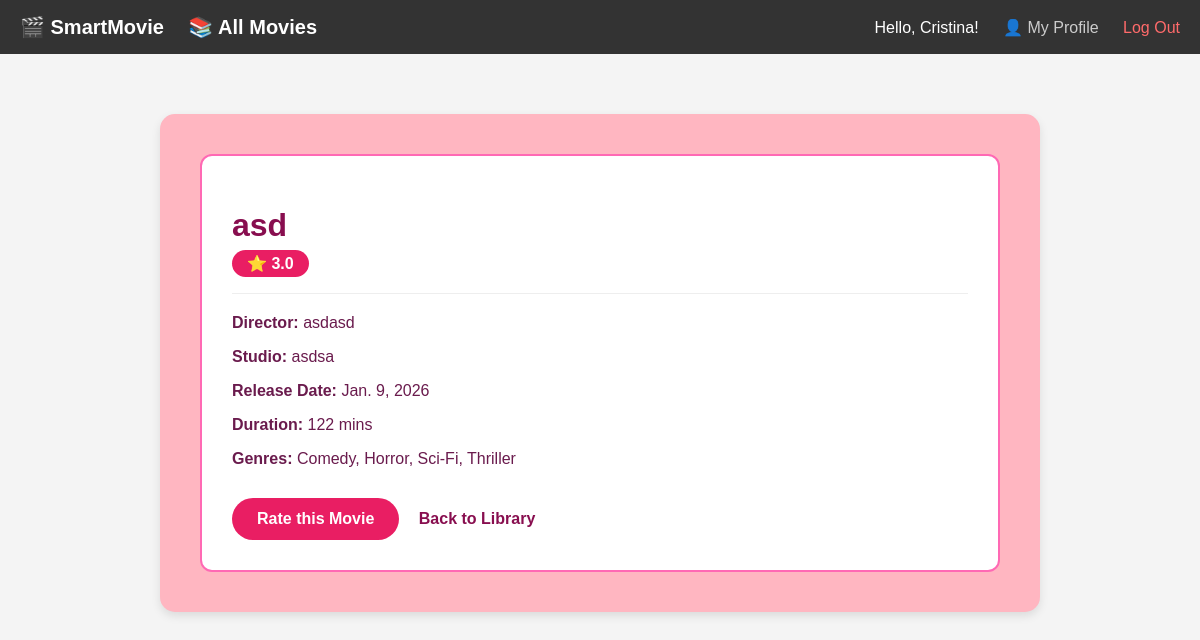
Page /movie/1/ (signed in) on the committed database.
### helloapp/models.py (models this page shows, shortened)
class Movie(models.Model):
    name = models.CharField(max_length=200)
    releaseDate = models.DateField()
    genres = models.ManyToManyField(Genre)
    duration_minutes = models.IntegerField(default=0)
    director = models.CharField(max_length=200)
    studio = models.CharField(max_length=200)

class Genre(models.Model):
    name = models.CharField(max_length=200)

### helloapp/views.py (the view)
# urls.py: path('movie/<int:movie_id>/', views.movie_detail, name='movie_detail'),
def movie_detail(request, movie_id):
    movie = get_object_or_404(Movie, id=movie_id)
    avg_rating = Review.objects.filter(movie=movie).aggregate(Avg('rating'))['rating__avg']
    return render(request, "mainpage/movie_detail.html", {
        'movie': movie,
        'avg_rating': avg_rating
    })

### helloapp/templates/mainpage/movie_detail.html
{% extends 'mainpage/base.html' %}
{% block content %}
<div style="background-color: #FFB6C1; padding: 40px; border-radius: 15px; box-shadow: 0 4px 10px rgba(0,0,0,0.1); max-width: 800px; margin: 40px auto; font-family: sans-serif;">
    <div style="background: white; padding: 30px; border-radius: 12px; border: 2px solid #ff69b4;">
        <h1 style="color: #880e4f; margin-bottom: 10px;">{{ movie.name }}</h1>
        <div style="margin-bottom: 20px;">
            <span style="background: #e91e63; color: white; padding: 5px 15px; border-radius: 50px; font-weight: bold;">
                ⭐ {% if avg_rating %}{{ avg_rating|stringformat:".1f" }}{% else %}No ratings yet{% endif %}
            </span>
        </div>
        <hr style="border: 0; border-top: 1px solid #eee; margin: 20px 0;">
        <p style="color: #6a1b4d;"><strong>Director:</strong> {{ movie.director }}</p>
        <p style="color: #6a1b4d;"><strong>Studio:</strong> {{ movie.studio }}</p>
        <p style="color: #6a1b4d;"><strong>Release Date:</strong> {{ movie.releaseDate }}</p>
        <p style="color: #6a1b4d;"><strong>Duration:</strong> {{ movie.duration_minutes }} mins</p>
        <p style="color: #6a1b4d;"><strong>Genres:</strong>
            {% for genre in movie.genres.all %}
                {{ genre.name }}{% if not forloop.last %}, {% endif %}
            {% endfor %}
        </p>
        <div style="margin-top: 30px;">
            <a href="{% url 'add_review' movie.id %}" style="display: inline-block; background-color: #e91e63; color: white; padding: 12px 25px; text-decoration: none; border-radius: 50px; font-weight: bold;">
                Rate this Movie
            </a>
            <a href="{% url 'movie_library' %}" style="margin-left: 15px; color: #880e4f; text-decoration: none; font-weight: bold;">Back to Library</a>
        </div>
    </div>
</div>
{% endblock %}

### helloapp/templates/mainpage/base.html (shortened to what this page needs)
<!DOCTYPE html>
<html lang="en">
<head>
</head>
<body>
    <div class="navbar">
    <div class="nav-left">
        <a href="{% url 'main' %}">🎬 SmartMovie</a>
        <a href="{% url 'movie_library' %}" style="margin-left: 20px; text-decoration: none; color: white;">
            📚 All Movies
        </a>
    </div>
    <div class="nav-right">
        <span>Hello, {{ user.username }}!</span>
        <a href="{% url 'user_profile' %}">👤 My Profile</a>
        <a href="{% url 'logout' %}" style="color: #ff6b6b;">Log Out</a>
    </div>
</div>
    <div class="content">
        {% block content %}
        {% endblock %}
    </div>
</body>
</html>

### helloapp/templates/mainpage/base.html (style rules this page uses)
body { margin: 0; font-family: sans-serif; background-color: #f4f4f4; }
.navbar { background-color: #333; overflow: hidden; padding: 15px 20px; display: flex; justify-content: space-between; align-items: center; color: white; }
.nav-left a { color: white; text-decoration: none; font-size: 20px; font-weight: bold; }
.nav-right a { color: #ccc; text-decoration: none; margin-left: 20px; font-size: 16px; }
.content { padding: 20px; }

### rows in the picture
Movie: name "asd", director "asdasd", studio "asdsa", releaseDate "Jan. 9, 2026", duration_minutes "122"
Genre: name "Comedy"
Genre: name "Horror"
Genre: name "Sci-Fi"
Genre: name "Thriller"

### other values in the picture
{{ user.username }} "Cristina"
{{ avg_rating|stringformat:".1f" }} "3.0"
